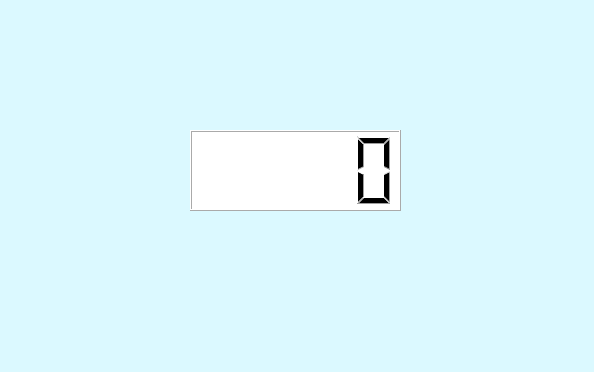
<?xml version="1.0" encoding="UTF-8"?>
<ui version="4.0">
 <class>MainWindow</class>
 <widget class="QMainWindow" name="MainWindow">
  <property name="geometry">
   <rect>
    <x>0</x>
    <y>0</y>
    <width>594</width>
    <height>372</height>
   </rect>
  </property>
  <property name="windowTitle">
   <string>MainWindow</string>
  </property>
  <property name="styleSheet">
   <string notr="true">background-color: rgb(219, 249, 255);</string>
  </property>
  <widget class="QWidget" name="centralwidget">
   <widget class="QLabel" name="label">
    <property name="geometry">
     <rect>
      <x>20</x>
      <y>10</y>
      <width>151</width>
      <height>121</height>
     </rect>
    </property>
    <property name="text">
     <string/>
    </property>
    <property name="pixmap">
     <pixmap resource="../recursos.qrc">:/Logos/Imagenes/fians.png</pixmap>
    </property>
    <property name="scaledContents">
     <bool>true</bool>
    </property>
   </widget>
   <widget class="QLabel" name="label_2">
    <property name="geometry">
     <rect>
      <x>420</x>
      <y>20</y>
      <width>151</width>
      <height>101</height>
     </rect>
    </property>
    <property name="text">
     <string/>
    </property>
    <property name="pixmap">
     <pixmap resource="../recursos.qrc">:/Logos/Imagenes/uat-solo-chico.png</pixmap>
    </property>
    <property name="scaledContents">
     <bool>true</bool>
    </property>
   </widget>
   <widget class="QLabel" name="label_3">
    <property name="geometry">
     <rect>
      <x>430</x>
      <y>220</y>
      <width>141</width>
      <height>111</height>
     </rect>
    </property>
    <property name="text">
     <string/>
    </property>
    <property name="pixmap">
     <pixmap resource="../recursos.qrc">:/Variadas/Imagenes/LogoEquipo.jpeg</pixmap>
    </property>
    <property name="scaledContents">
     <bool>true</bool>
    </property>
   </widget>
   <widget class="QLCDNumber" name="lcdNumber">
    <property name="geometry">
     <rect>
      <x>190</x>
      <y>130</y>
      <width>211</width>
      <height>81</height>
     </rect>
    </property>
    <property name="styleSheet">
     <string notr="true">background-color: rgb(255, 255, 255);</string>
    </property>
   </widget>
  </widget>
  <widget class="QMenuBar" name="menubar">
   <property name="geometry">
    <rect>
     <x>0</x>
     <y>0</y>
     <width>594</width>
     <height>22</height>
    </rect>
   </property>
  </widget>
  <widget class="QStatusBar" name="statusbar"/>
 </widget>
 <resources>
  <include location="../recursos.qrc"/>
 </resources>
 <connections/>
</ui>
